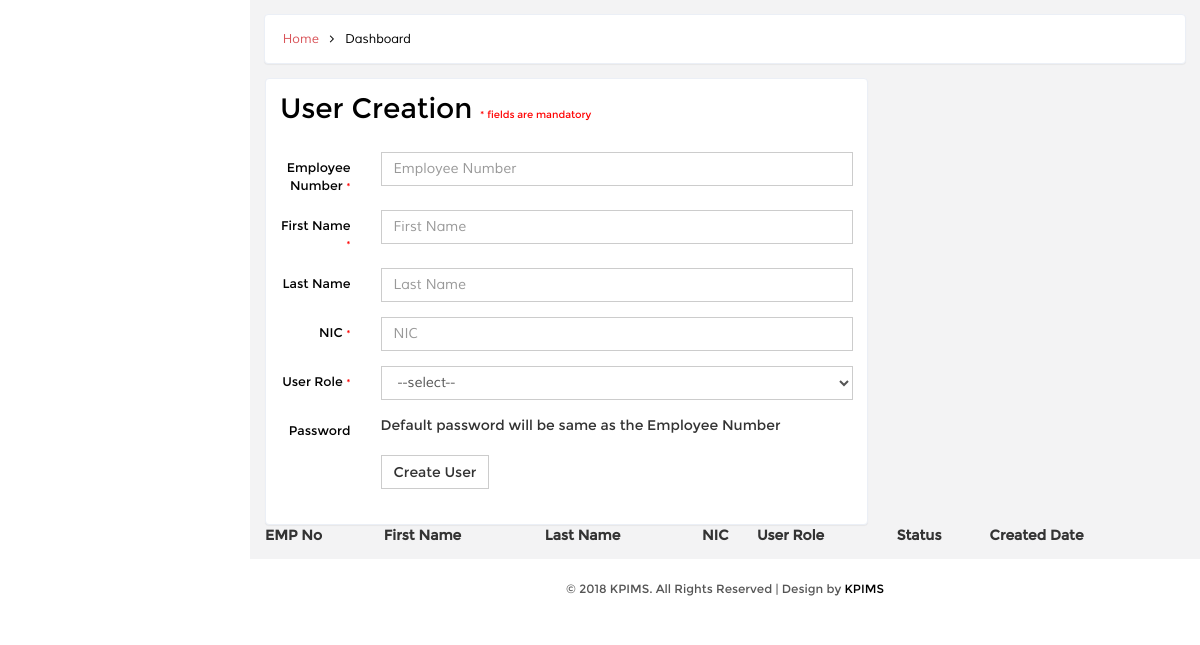
Page /user_creation.php on the earlier database version.
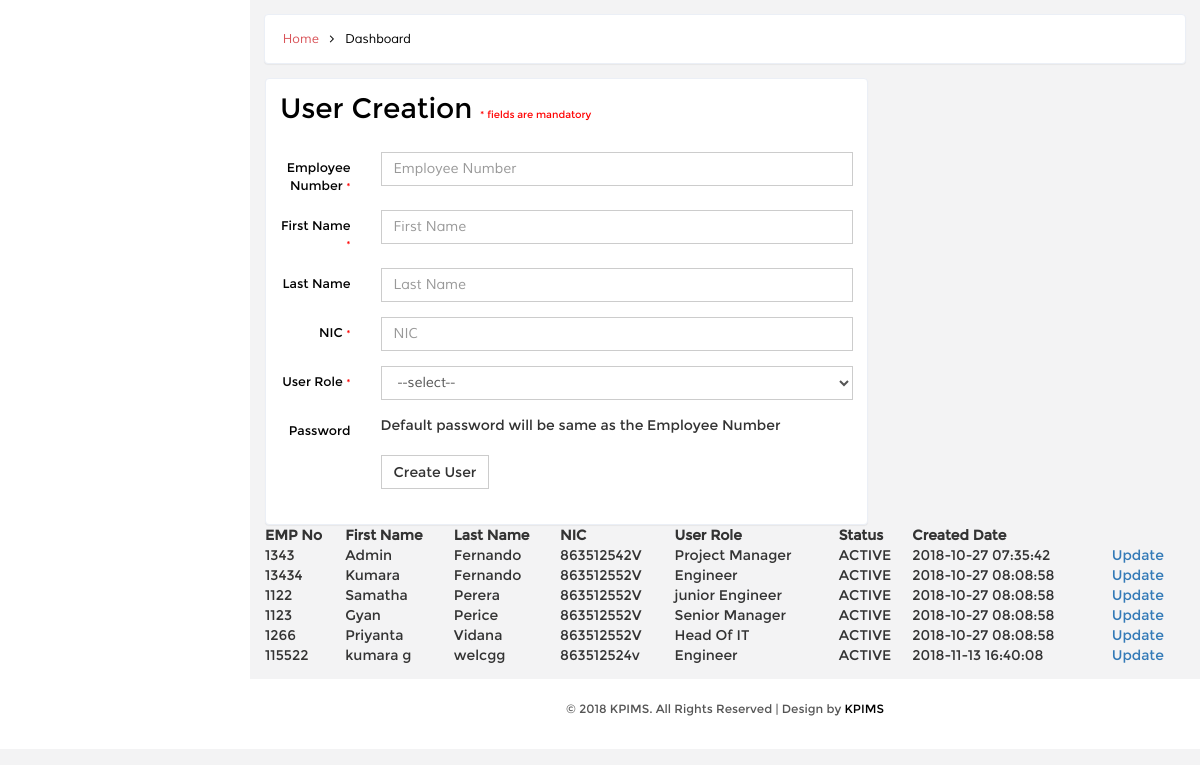
Same page on the later database version.
### tables this page shows
CREATE TABLE `kpi_user` (
  `id` int(5) NOT NULL AUTO_INCREMENT,
  `first_name` varchar(50) DEFAULT NULL,
  `last_name` varchar(50) DEFAULT NULL,
  `empno` varchar(50) DEFAULT NULL,
  `nic` varchar(12) DEFAULT NULL,
  `pword` text DEFAULT NULL,
  `user_role` varchar(20) DEFAULT NULL,
  `status_code` varchar(20) DEFAULT NULL,
  `user_created` int(5) DEFAULT NULL,
  `date_created` timestamp NOT NULL DEFAULT current_timestamp(),
  `user_updated` int(5) DEFAULT 0,
  `date_updated` varchar(50) DEFAULT NULL,
  `job_title` varchar(250) DEFAULT NULL,
  `date_of_appointment` varchar(25) DEFAULT NULL,
  PRIMARY KEY (`id`)
);

CREATE TABLE `kpi_user_role` (
  `user_role` varchar(50) NOT NULL,
  `description` varchar(150) DEFAULT NULL,
  `access_level` int(5) DEFAULT NULL,
  PRIMARY KEY (`user_role`)
);

### DB.php (called while the page is built, shortened)
<?php
function getDBConnection() {
    $servername = "localhost";
    $username = "root";
    $password = "123";
    $db = "kpimsdb";
    $conn = mysqli_connect($servername, $username, $password, $db);
    if (!$conn) {
        die("Connection failed: " . mysqli_connect_error());
    } else {
        return $conn;
    }
}
function getData($sql) {
    $conn = getDBConnection();
    $result = mysqli_query($conn, $sql);
    if (mysqli_num_rows($result) > 0) {
        return $result;
    } else {
        return FALSE;
    }
}
?>

### user_creation.php (the view, shortened to what this page needs)
<!DOCTYPE HTML>
<html>
    <?php include_once './DB.php'; ?>
    <head>
        <link href="css/bootstrap.min.css" rel='stylesheet' type='text/css' />
        <link href="css/style.css" rel='stylesheet' type='text/css' />
        <link href="css/font-awesome.css" rel="stylesheet">
        <link href="css/custom.css" rel="stylesheet">
    </head>
    <body>
        <div id="wrapper">
            <div id="page-wrapper" class="gray-bg dashbard-1">
                <div class="content-main">
                    <div class="banner">
                        <h2>
                            <a href="index.html">Home</a>
                            <i class="fa fa-angle-right"></i>
                            <span>Dashboard</span>
                        </h2>
                    </div>
                    <div class="content-top">
                        <div class="col-md-8 ">
                            <div class="grid-form1">
                                <h3 id="forms-horizontal">User Creation <span class="mando-msg">* fields are mandatory</span></h3>
                                <form class="form-horizontal" action="user_creation.php" method="post">
                                    <div class="form-group">
                                        <label for="inputEmail3" class="col-sm-2 control-label hor-form">Employee Number <span class="mando-msg">*</span></label>
                                        <div class="col-sm-10">
                                            <input type="text" required="" name="empno" class="form-control" id="inputEmail3" placeholder="Employee Number" pattern="^[0-9]{1,20}$" title="Numbers Only" >
                                        </div>
                                    </div>
                                    <div class="form-group">
                                        <label for="inputEmail3" class="col-sm-2 control-label hor-form">First Name <span class="mando-msg">*</span></label>
                                        <div class="col-sm-10">
                                            <input type="text"  required=""  name="first_name" class="form-control" id="inputEmail3" placeholder="First Name"  pattern="^[a-zA-Z\s]{1,50}$" title="Only letters are allowed, max 50" >
                                        </div>
                                    </div>
                                    <div class="form-group">
                                        <label for="inputEmail3" class="col-sm-2 control-label hor-form">Last Name</label>
                                        <div class="col-sm-10">
                                            <input type="text"    name="last_name" class="form-control" id="inputEmail3" placeholder="Last Name">
                                        </div>
                                    </div>
                                    <div class="form-group">
                                        <label for="inputEmail3" class="col-sm-2 control-label hor-form">NIC <span class="mando-msg">*</span></label>
                                        <div class="col-sm-10">
                                            <input type="text"  required=""  name="nic" class="form-control" id="inputEmail3" placeholder="NIC" pattern="(?:((^\d{9})(v$))|((^\d{9})(x$))|(^\d{12}$))" title="9 digit with 'x' or 'v', 12 digit modern NIC" >
                                        </div>
                                    </div>
                                    <div class="form-group">
                                        <label for="inputEmail3" class="col-sm-2 control-label hor-form">User Role <span class="mando-msg">*</span></label>
                                        <div class="col-sm-10">
                                            <select name="user_role" class="form-control" required="">
                                                <option value="">--select--</option>
                                            </select>
                                        </div>
                                    </div>
                                    <div class="form-group">
                                        <label for="inputPassword3" class="col-sm-2 control-label hor-form">Password</label>
                                        <div class="col-sm-10">
                                            Default password will be same as the Employee Number
                                        </div>
                                    </div>
                                    <div class="form-group">
                                        <div class="col-sm-offset-2 col-sm-10">
                                            <button type="submit" name="btnUserCreation" class="btn btn-default">Create User</button>
                                        </div>
                                    </div>
                                </form>
                            </div>
                        </div>
                        <div class="col-md-4 "></div>
                        <div class="col-md-12 ">
                            <?php
                            $sql = " SELECT kpi_user.*,kpi_user_role.description
FROM kpi_user
INNER JOIN kpi_user_role
ON kpi_user_role.user_role = kpi_user.user_role  ";
                            ?>
                            <table id="example" class="display" cellspacing="0" width="100%">
                                <thead>
                                    <tr>
                                        <th>EMP No</th>
                                        <th>First Name</th>
                                        <th>Last Name</th>
                                        <th>NIC</th>
                                        <th>User Role</th>
                                        <th>Status</th>
                                        <th>Created Date</th>
                                        <th></th>
                                    </tr>
                                </thead>
                                <tbody>
                                    <?php
                                    $resultx = getData($sql);
                                    if ($resultx != FALSE) {
                                        while ($row = mysqli_fetch_assoc($resultx)) {
                                            ?>
                                            <tr>
                                                <td><?= $row['empno']; ?></td>
                                                <td><?= $row['first_name']; ?></td>
                                                <td><?= $row['last_name']; ?></td>
                                                <td><?= $row['nic']; ?></td>
                                                <td><?= $row['description']; ?></td>
                                                <td><?= $row['status_code']; ?></td>
                                                <td><?= $row['date_created']; ?></td>
                                                <td><a href="admin_update_user.php?id=<?= $row['id']; ?>">Update</a></td>
                                            </tr>
                                            <?php
                                        }
                                    }
                                    ?>
                                </tbody>
                            </table>
                            <link href="css/jquery.dataTables.min.css" rel="stylesheet" type="text/css"/>
                        </div>
                        <div class="clearfix"> </div>
                    </div>
                    <?php
                    include './_footer.php';
                    ?>
                </div>
            </div>
        </div>
    </body>
</html>

### _footer.php
<div class="copy">
                        <p> &copy; 2018 KPIMS. All Rights Reserved | Design by <a href="#" target="_blank">KPIMS</a> </p>
</div>

### css/style.css (style rules this page uses)
h4, h5, h6, h1, h2, h3 { margin: 0; }
p { margin: 0; }
.mando-msg { color: red; font-size: x-small; }
html, body { font-family:'Montserrat-Regular'; background:#F3F3F4; overflow-x: hidden; }
body a { transition:0.5s all; -webkit-transition:0.5s all; -moz-transition:0.5s all; -o-transition:0.5s all; -ms-transition:0.5s all; }
div#wrapper { background-color: #fff; }
@media (min-width: 768px) { #page-wrapper { position: inherit; margin: 0 0 0 240px; min-height: 1000px; } }
.content-main { background-color: #F3F3F4; padding-top: 1em; }
.banner { background: #fff; display: block; margin: 0em 1em ; padding:1em; border: 1px solid #ebeff6; border-color: #ebeff6; border-radius: 4px; -webkit-border-radius: 4px; -o-border-radius: 4px; -moz-border-radius: 4px; -ms-border-radius: 4px; -webkit-box-shadow: 0 1px 1px rgba(0,0,0,.05); box-shadow: 0 1px 1px rgba(0,0,0,.05); }
.banner h2 { font-size:0.9em; }
.banner h2 a { color:#D95459; text-decoration:none; font-family: 'Muli-Regular'; padding:0.3em ; }
.banner h2 span { color:#000; font-family: 'Muli-Regular'; padding:0.3em ; }
.banner h2 i { color:#000; vertical-align:middle; padding:0.3em ; }
.content-top { padding: 1em 0; }
.grid-form1 { background: #fff; margin-bottom: 1em; padding: 1em; border: 1px solid #ebeff6; border-radius: 4px; -webkit-border-radius: 4px; -o-border-radius: 4px; -moz-border-radius: 4px; -ms-border-radius: 4px; -webkit-box-shadow: 0 1px 1px rgba(0,0,0,.05); box-shadow: 0 1px 1px rgba(0,0,0,.05); }
.grid-form1:last-child { margin-bottom: 0em; }
.grid-form1 h3 { color: #000; font-size:2em; margin-bottom: 1em; }
.grid-form1 form { margin: 1.5em 0; }
.form-control { box-shadow: none; outline: none; border-radius: 0px; font-family: 'Muli-Regular'; }
.btn { border-radius: 0px; outline: none; }
.checkbox-inline label,.checkbox-inline1 label,.form-group label { font-weight:400; }
label.control-label { font-weight: 100; color: #000; font-size: 0.9em; margin: 0; }
.copy { background:#fff; text-align:center; padding:1.5em 0; }
.copy p, .copy-right p { font-size:0.85em; color:#555; }
.copy p a, .copy-right p a { color:#000; }

### css/custom.css (style rules this page uses)
#wrapper { width: 100%; }
#page-wrapper { min-height: 568px; }
@media (min-width:768px) { #page-wrapper { position: inherit; margin: 0 0 0 250px; } }

Differences in the rows shown:
added kpi_user: empno "1343", first_name "Admin", last_name "Fernando", nic "863512542V", kpi_user_role.description "Project Manager", status_code "ACTIVE", date_created "2018-10-27 07:35:42"
added kpi_user: empno "13434", first_name "Kumara", last_name "Fernando", nic "863512552V", kpi_user_role.description "Engineer", status_code "ACTIVE", date_created "2018-10-27 08:08:58"
added kpi_user: empno "1122", first_name "Samatha", last_name "Perera", nic "863512552V", kpi_user_role.description "junior Engineer", status_code "ACTIVE", date_created "2018-10-27 08:08:58"
added kpi_user: empno "1123", first_name "Gyan", last_name "Perice", nic "863512552V", kpi_user_role.description "Senior Manager", status_code "ACTIVE", date_created "2018-10-27 08:08:58"
added kpi_user: empno "1266", first_name "Priyanta", last_name "Vidana", nic "863512552V", kpi_user_role.description "Head Of IT", status_code "ACTIVE", date_created "2018-10-27 08:08:58"
added kpi_user: empno "115522", first_name "kumara g", last_name "welcgg", nic "863512524v", kpi_user_role.description "Engineer", status_code "ACTIVE", date_created "2018-11-13 16:40:08"
